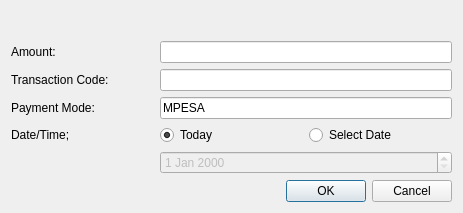
<?xml version="1.0" encoding="UTF-8"?>
<ui version="4.0">
 <class>Dialog</class>
 <widget class="QDialog" name="Dialog">
  <property name="geometry">
   <rect>
    <x>0</x>
    <y>0</y>
    <width>463</width>
    <height>213</height>
   </rect>
  </property>
  <property name="windowTitle">
   <string>Dialog</string>
  </property>
  <layout class="QGridLayout" name="gridLayout">
   <item row="1" column="0">
    <widget class="QLabel" name="label">
     <property name="text">
      <string>Amount:</string>
     </property>
    </widget>
   </item>
   <item row="5" column="1" colspan="2">
    <widget class="QDateEdit" name="pay_date">
     <property name="enabled">
      <bool>false</bool>
     </property>
    </widget>
   </item>
   <item row="4" column="0">
    <widget class="QLabel" name="label_3">
     <property name="text">
      <string>Date/Time;</string>
     </property>
    </widget>
   </item>
   <item row="4" column="2">
    <widget class="QRadioButton" name="select_date">
     <property name="text">
      <string>Select Date</string>
     </property>
    </widget>
   </item>
   <item row="3" column="1" colspan="2">
    <widget class="QLineEdit" name="payment_mode">
     <property name="text">
      <string>MPESA</string>
     </property>
    </widget>
   </item>
   <item row="7" column="0" colspan="3">
    <widget class="QDialogButtonBox" name="buttonBox">
     <property name="orientation">
      <enum>Qt::Horizontal</enum>
     </property>
     <property name="standardButtons">
      <set>QDialogButtonBox::Cancel|QDialogButtonBox::Ok</set>
     </property>
    </widget>
   </item>
   <item row="1" column="1" colspan="2">
    <widget class="QLineEdit" name="amount_paid"/>
   </item>
   <item row="2" column="0">
    <widget class="QLabel" name="label_2">
     <property name="text">
      <string>Transaction Code:</string>
     </property>
    </widget>
   </item>
   <item row="4" column="1">
    <widget class="QRadioButton" name="date_today">
     <property name="text">
      <string>Today</string>
     </property>
     <property name="checked">
      <bool>true</bool>
     </property>
    </widget>
   </item>
   <item row="2" column="1" colspan="2">
    <widget class="QLineEdit" name="transaction_code"/>
   </item>
   <item row="3" column="0">
    <widget class="QLabel" name="label_4">
     <property name="text">
      <string>Payment Mode:</string>
     </property>
    </widget>
   </item>
   <item row="0" column="0" colspan="3">
    <widget class="QLabel" name="payment_for">
     <property name="text">
      <string/>
     </property>
    </widget>
   </item>
  </layout>
 </widget>
 <resources/>
 <connections>
  <connection>
   <sender>buttonBox</sender>
   <signal>accepted()</signal>
   <receiver>Dialog</receiver>
   <slot>accept()</slot>
   <hints>
    <hint type="sourcelabel">
     <x>248</x>
     <y>254</y>
    </hint>
    <hint type="destinationlabel">
     <x>157</x>
     <y>274</y>
    </hint>
   </hints>
  </connection>
  <connection>
   <sender>buttonBox</sender>
   <signal>rejected()</signal>
   <receiver>Dialog</receiver>
   <slot>reject()</slot>
   <hints>
    <hint type="sourcelabel">
     <x>316</x>
     <y>260</y>
    </hint>
    <hint type="destinationlabel">
     <x>286</x>
     <y>274</y>
    </hint>
   </hints>
  </connection>
 </connections>
</ui>
